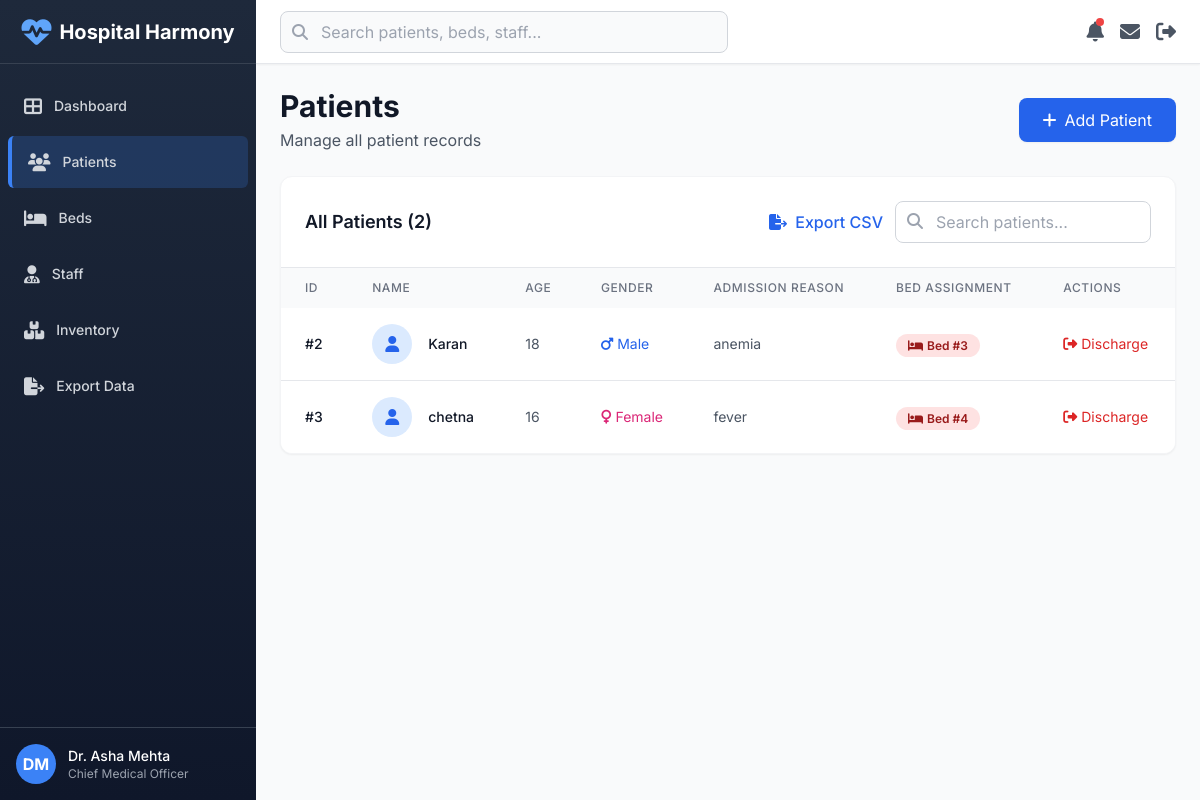
The app's page /patients (signed in), older data.
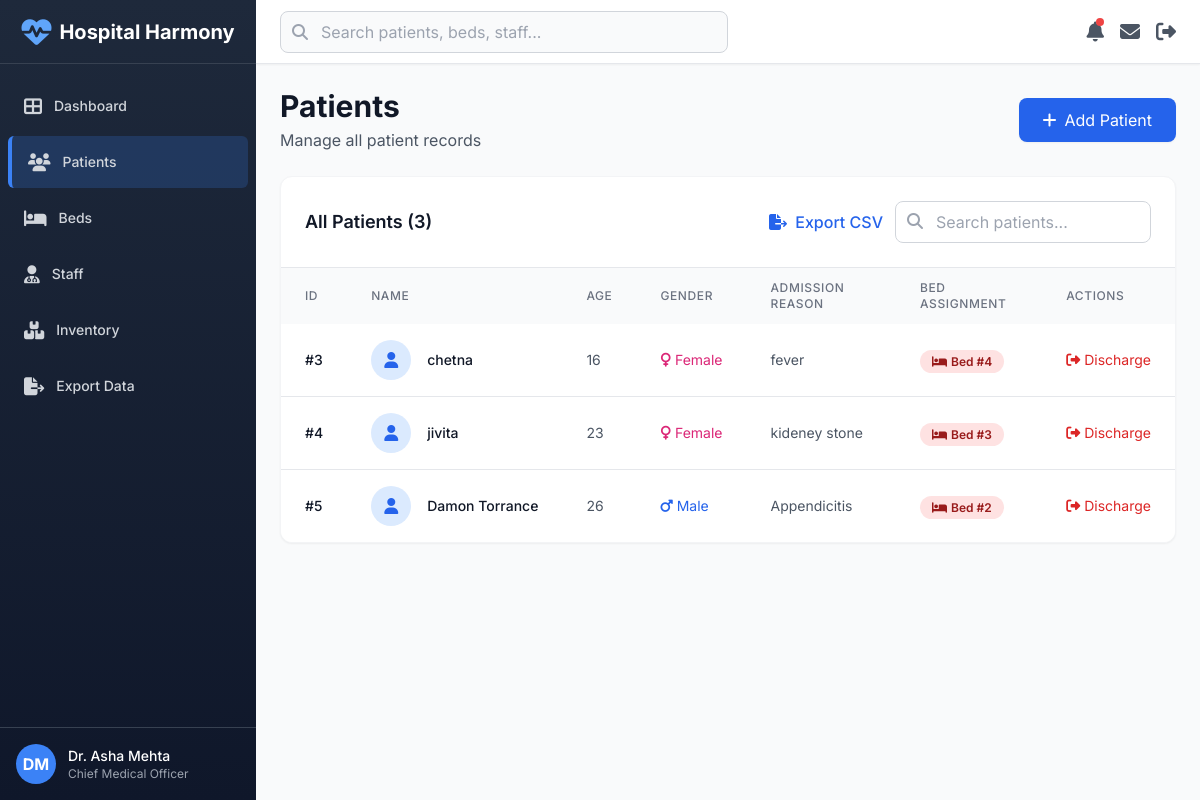
The same page, newer data.
### tables this page shows
CREATE TABLE patients (
    id INTEGER PRIMARY KEY AUTOINCREMENT,
    name TEXT NOT NULL,
    age INTEGER,
    gender TEXT,
    admission_reason TEXT,
    bed_id INTEGER,
    FOREIGN KEY(bed_id) REFERENCES beds(id)
);

### app.py (the view)
@app.route('/patients')
@login_required
def patients():
    db = get_db(); cur = db.cursor()
    cur.execute('SELECT * FROM patients')
    rows = cur.fetchall()
    cur.execute('SELECT COUNT(*) FROM beds')
    total_beds = cur.fetchone()[0]
    cur.execute("SELECT COUNT(*) FROM beds WHERE status='occupied'")
    occupied = cur.fetchone()[0]
    cur.execute('SELECT COUNT(*) FROM staff')
    staff_count = cur.fetchone()[0]
    cur.execute('SELECT SUM(quantity) FROM inventory')
    total_items = cur.fetchone()[0] or 0
    return render_template('patients.html',
                         patients=rows,
                         total_beds=total_beds,
                         occupied=occupied,
                         staff=staff_count,
                         total_items=total_items)

### app.py (called while the page is built)
def login_required(f):
    @wraps(f)
    def wrapped(*args, **kwargs):
        if 'user' not in session:
            return redirect(url_for('login'))
        return f(*args, **kwargs)
    return wrapped

### database.py (called while the page is built)
def get_db():
    global _conn
    if _conn is None:
        _conn = sqlite3.connect(DB_PATH, check_same_thread=False)
        _conn.row_factory = sqlite3.Row
    return _conn

### templates/patients.html (shortened to what this page needs)
{% extends "layout.html" %}
{% block content %}
<div class="flex items-center justify-between mb-6">
    <div>
        <h1 class="text-3xl font-bold text-gray-900">Patients</h1>
        <p class="text-gray-600 mt-1">Manage all patient records</p>
    </div>
    <button onclick="document.getElementById('addModal').classList.remove('hidden')" class="bg-blue-600 hover:bg-blue-700 text-white px-6 py-2.5 rounded-lg flex items-center transition shadow-sm">
        <i class="fas fa-plus mr-2"></i>
        Add Patient
    </button>
</div>
<div class="bg-white rounded-xl shadow-sm border border-gray-100 overflow-hidden">
    <div class="p-6 border-b border-gray-200">
        <div class="flex items-center justify-between">
            <h3 class="text-lg font-semibold text-gray-900">All Patients ({{ patients|length }})</h3>
            <div class="flex items-center space-x-3">
                <a href="/export/patients" class="text-blue-600 hover:text-blue-700 font-medium">
                    <i class="fas fa-file-export mr-1"></i> Export CSV
                </a>
                <div class="relative w-64">
                    <input type="search" id="searchInput" placeholder="Search patients..." class="w-full pl-10 pr-4 py-2 border border-gray-300 rounded-lg focus:ring-2 focus:ring-blue-500 focus:border-transparent" onkeyup="searchTable()">
                    <i class="fas fa-search absolute left-3 top-3 text-gray-400"></i>
                </div>
            </div>
        </div>
    </div>
    <div class="overflow-x-auto">
        <table class="w-full" id="patientsTable">
            <thead class="bg-gray-50">
                <tr>
                    <th class="px-6 py-3 text-left text-xs font-medium text-gray-500 uppercase tracking-wider">ID</th>
                    <th class="px-6 py-3 text-left text-xs font-medium text-gray-500 uppercase tracking-wider">Name</th>
                    <th class="px-6 py-3 text-left text-xs font-medium text-gray-500 uppercase tracking-wider">Age</th>
                    <th class="px-6 py-3 text-left text-xs font-medium text-gray-500 uppercase tracking-wider">Gender</th>
                    <th class="px-6 py-3 text-left text-xs font-medium text-gray-500 uppercase tracking-wider">Admission Reason</th>
                    <th class="px-6 py-3 text-left text-xs font-medium text-gray-500 uppercase tracking-wider">Bed Assignment</th>
                    <th class="px-6 py-3 text-left text-xs font-medium text-gray-500 uppercase tracking-wider">Actions</th>
                </tr>
            </thead>
            <tbody class="bg-white divide-y divide-gray-200">
                {% if patients %}
                    {% for p in patients %}
                    <tr class="hover:bg-gray-50 transition">
                        <td class="px-6 py-4 whitespace-nowrap text-sm font-medium text-gray-900">#{{ p['id'] }}</td>
                        <td class="px-6 py-4 whitespace-nowrap">
                            <div class="flex items-center">
                                <div class="flex-shrink-0 h-10 w-10 bg-blue-100 rounded-full flex items-center justify-center">
                                    <i class="fas fa-user text-blue-600"></i>
                                </div>
                                <div class="ml-4">
                                    <div class="text-sm font-medium text-gray-900">{{ p['name'] }}</div>
                                </div>
                            </div>
                        </td>
                        <td class="px-6 py-4 whitespace-nowrap text-sm text-gray-600">{{ p['age'] if p['age'] else 'N/A' }}</td>
                        <td class="px-6 py-4 whitespace-nowrap text-sm text-gray-600">
                            {% if p['gender'] == 'Male' %}
                                <span class="text-blue-600"><i class="fas fa-mars mr-1"></i>{{ p['gender'] }}</span>
                            {% elif p['gender'] == 'Female' %}
                                <span class="text-pink-600"><i class="fas fa-venus mr-1"></i>{{ p['gender'] }}</span>
                            {% else %}
                                {{ p['gender'] if p['gender'] else 'N/A' }}
                            {% endif %}
                        </td>
                        <td class="px-6 py-4 text-sm text-gray-600">{{ p['admission_reason'] if p['admission_reason'] else 'N/A' }}</td>
                        <td class="px-6 py-4 whitespace-nowrap">
                            {% if p['bed_id'] %}
                                <span class="px-3 py-1 text-xs font-semibold rounded-full bg-red-100 text-red-800">
                                    <i class="fas fa-bed mr-1"></i>Bed #{{ p['bed_id'] }}
                                </span>
                            {% else %}
                                <a href="/patients/assign/{{ p['id'] }}" class="px-3 py-1 text-xs font-semibold rounded-full bg-green-100 text-green-800 hover:bg-green-200 transition inline-block">
                                    <i class="fas fa-plus mr-1"></i>Assign Bed
                                </a>
                            {% endif %}
                        </td>
                        <td class="px-6 py-4 whitespace-nowrap text-sm space-x-2">
                            <form method="POST" action="/patients/discharge/{{ p['id'] }}" class="inline" onsubmit="return confirm('Are you sure you want to discharge {{ p['name'] }}?')">
                                <button type="submit" class="text-red-600 hover:text-red-800 transition">
                                    <i class="fas fa-sign-out-alt mr-1"></i>Discharge
                                </button>
                            </form>
                        </td>
                    </tr>
                    {% endfor %}
                {% endif %}
            </tbody>
        </table>
    </div>
</div>
{% endblock %}

### templates/layout.html (shortened to what this page needs)
<!DOCTYPE html>
<html lang="en">
<head>
    <script src="https://cdn.tailwindcss.com"></script>
    <link rel="stylesheet" href="https://cdnjs.cloudflare.com/ajax/libs/font-awesome/6.4.0/css/all.min.css">
</head>
<body class="bg-gray-50">
    <div class="flex h-screen bg-gray-50">
        {% include 'sidebar.html' %}
        <div class="flex flex-col flex-1 overflow-hidden">
            {% include 'header.html' %}
            <main class="flex-1 overflow-y-auto p-6">
                {% block content %}{% endblock %}
            </main>
        </div>
    </div>
</body>
</html>

### templates/sidebar.html
<div class="sidebar w-64 flex-shrink-0 hidden md:flex flex-col">
    <div class="flex items-center justify-center h-16 px-4 border-b border-gray-700">
        <i class="fas fa-heartbeat text-3xl text-blue-400 mr-2"></i>
        <span class="text-xl font-bold text-white">Hospital Harmony</span>
    </div>
    <nav class="flex-1 px-2 py-4 space-y-1 overflow-y-auto">
        <a href="/" class="sidebar-link flex items-center px-4 py-3 text-sm font-medium text-gray-300 rounded-md hover:text-white {% if request.path == '/' %}active{% endif %}">
            <i class="fas fa-th-large mr-3 text-lg"></i>
            Dashboard
        </a>
        <a href="/patients" class="sidebar-link flex items-center px-4 py-3 text-sm font-medium text-gray-300 rounded-md hover:text-white {% if '/patients' in request.path %}active{% endif %}">
            <i class="fas fa-users mr-3 text-lg"></i>
            Patients
        </a>
        <a href="/beds" class="sidebar-link flex items-center px-4 py-3 text-sm font-medium text-gray-300 rounded-md hover:text-white {% if '/beds' in request.path %}active{% endif %}">
            <i class="fas fa-bed mr-3 text-lg"></i>
            Beds
        </a>
        <a href="/staff" class="sidebar-link flex items-center px-4 py-3 text-sm font-medium text-gray-300 rounded-md hover:text-white {% if '/staff' in request.path %}active{% endif %}">
            <i class="fas fa-user-md mr-3 text-lg"></i>
            Staff
        </a>
        <a href="/inventory" class="sidebar-link flex items-center px-4 py-3 text-sm font-medium text-gray-300 rounded-md hover:text-white {% if '/inventory' in request.path %}active{% endif %}">
            <i class="fas fa-boxes mr-3 text-lg"></i>
            Inventory
        </a>
        <a href="/export/patients" class="sidebar-link flex items-center px-4 py-3 text-sm font-medium text-gray-300 rounded-md hover:text-white">
            <i class="fas fa-file-export mr-3 text-lg"></i>
            Export Data
        </a>
    </nav>
    <div class="p-4 border-t border-gray-700">
        <div class="flex items-center">
            <div class="w-10 h-10 rounded-full bg-blue-500 flex items-center justify-center text-white font-bold">
                DM
            </div>
            <div class="ml-3">
                <p class="text-sm font-medium text-white">Dr. Asha Mehta</p>
                <p class="text-xs text-gray-400">Chief Medical Officer</p>
            </div>
        </div>
    </div>
</div>

### templates/header.html (shortened to what this page needs)
<header class="flex items-center justify-between h-16 px-6 bg-white border-b border-gray-200 shadow-sm">
    <div class="flex items-center flex-1">
        <div class="relative max-w-md w-full">
            <div class="absolute inset-y-0 left-0 pl-3 flex items-center pointer-events-none">
            </div>
            <input
                type="search"
                placeholder="Search patients, beds, staff..."
                class="block w-full pl-10 pr-3 py-2 border border-gray-300 rounded-lg bg-gray-50 focus:outline-none focus:ring-2 focus:ring-blue-500 focus:border-transparent"
            />
        </div>
    </div>
    <div class="flex items-center space-x-4">
        <button class="relative text-gray-600 hover:text-gray-900">
            <i class="fas fa-bell text-xl"></i>
            <span class="absolute top-0 right-0 block h-2 w-2 rounded-full bg-red-500"></span>
        </button>
        <button class="relative text-gray-600 hover:text-gray-900">
            <i class="fas fa-envelope text-xl"></i>
        </button>
        <a href="/logout" class="text-gray-600 hover:text-gray-900" title="Logout">
            <i class="fas fa-sign-out-alt text-xl"></i>
        </a>
    </div>
</header>

### templates/layout.html (style rules this page uses)
* { font-family: 'Inter', sans-serif; }
.sidebar { background: linear-gradient(180deg, #1e293b 0%, #0f172a 100%); }
.sidebar-link { transition: all 0.2s ease; }
.sidebar-link.active { background: rgba(59, 130, 246, 0.2); border-left: 4px solid #3b82f6; }

Row changes from the older to the newer data that the page shows:
removed patients: id "2", name "Karan", age "18", gender "Male", admission_reason "anemia", bed_id "3"
added patients: id "4", name "jivita", age "23", gender "Female", admission_reason "kideney stone", bed_id "3"
added patients: id "5", name "Damon Torrance", age "26", gender "Male", admission_reason "Appendicitis", bed_id "2"
Text that changed along with them:
{{ patients|length }}: "2" → "3"
